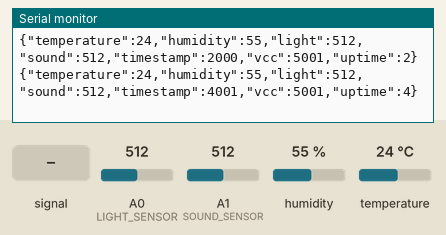
Bench run of a sketch on a simulated ATtiny85, built with avr-gcc and run on an emulated ATtiny85. Shown: the last lines printed to the serial monitor. Inputs (shaded band) come from the test bench; at power-on: humidity 55 %, A0 (LIGHT_SENSOR) = 512, A1 (SOUND_SENSOR) = 512, temperature 24 °C.

Above: at 4.8 s.
4.9 s: A1 (SOUND_SENSOR) fed a 200 Hz sine of ±81 counts around its level
At 7.0 s:
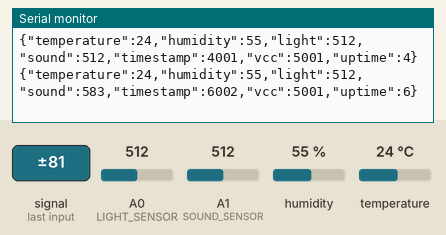
7.9 s: humidity set to 22 %
At 9.0 s:
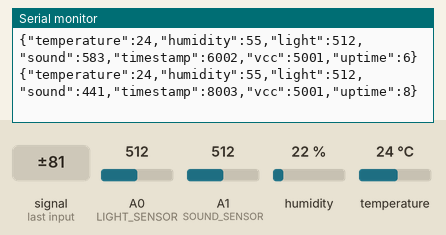
10.9 s: A0 (LIGHT_SENSOR) set to 716
At 13.3 s:
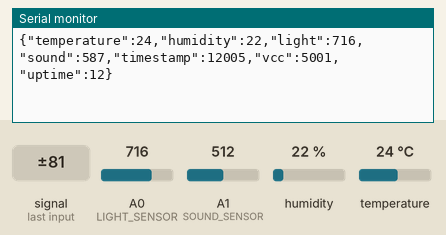
13.9 s: A1 (SOUND_SENSOR) set to 716
At 14.5 s:
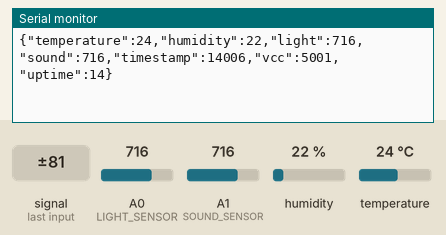
16.9 s: temperature set to 12 °C
At 18.8 s:
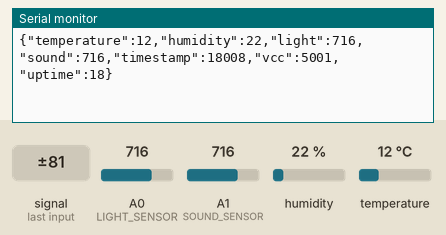
19.9 s: A1 (SOUND_SENSOR) fed a 1000 Hz sine of ±255 counts around its level
At 20.7 s:
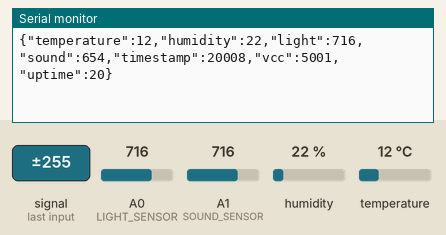
Timing chart, 0 to 22.9 s (numbered marks = the images above; inputs shaded):
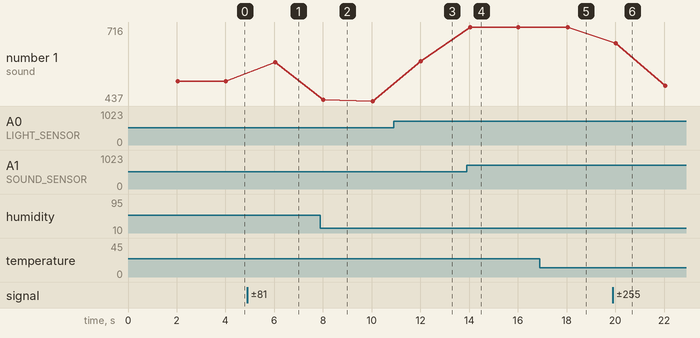

Measured:
- after the input at 4.9 s, the serial monitor: prints a new line after 1.1 s (image 1)
- after the input at 10.9 s, the serial monitor: prints a new line after 1.1 s (image 3)
- after the input at 13.9 s, the serial monitor: prints a new line after 0.15 s (image 4)
- after the input at 16.9 s, the serial monitor: prints a new line after 1.1 s (image 5)
- after the input at 19.9 s, the serial monitor: prints a new line after 0.12 s (image 6)
- plotted number 1: 512 → 583 after the input at 4.9 s, 716 → 495 after the input at 19.9 s

The sketch:

smart_enviro_monitoring_sys_copy_20241024163540.ino
```cpp
#include <DHT.h>
#include <ArduinoJson.h>  // Add ArduinoJson library for better JSON handling

// Sensor configuration for Grove ports
#define DHT_PORT 2          // Connect DHT sensor to Digital port D2
#define LIGHT_SENSOR A0     // Connect Light sensor to Analog port A0
#define SOUND_SENSOR A1     // Connect Sound sensor to Analog port A1
#define SAMPLE_INTERVAL 2000 // Sampling interval in milliseconds

// Initialize the DHT sensor (DHT11 or DHT22)
DHT dht(DHT_PORT, DHT11);  // Adjust to DHT22 if needed

// Buffer for JSON document
StaticJsonDocument<200> doc;

void setup() {
  Serial.begin(9600);  // Start serial communication
  while (!Serial) {    // Wait for serial connection
    delay(10);
  }

  dht.begin();         // Initialize DHT sensor

  // Initialize analog pins
  pinMode(LIGHT_SENSOR, INPUT);
  pinMode(SOUND_SENSOR, INPUT);

  // Send initial status message
  Serial.println(F("{\"status\":\"Environmental monitoring system initialized\"}"));
}

void loop() {
  static unsigned long lastReadTime = 0;
  unsigned long currentTime = millis();

  // Check if it's time to take a new reading
  if (currentTime - lastReadTime >= SAMPLE_INTERVAL) {
    readAndSendSensorData();
    lastReadTime = currentTime;
  }
}

void readAndSendSensorData() {
  // Get current timestamp
  unsigned long currentTime = millis();  // Add this line

  // Read all sensors
  float temperature = dht.readTemperature();
  float humidity = dht.readHumidity();
  int lightLevel = analogRead(LIGHT_SENSOR);
  int soundLevel = analogRead(SOUND_SENSOR);

  // Clear previous JSON document
  doc.clear();

  // Check for DHT sensor errors
  if (isnan(temperature) || isnan(humidity)) {
    doc["error"] = F("Failed to read from DHT sensor");
  } else {
    // Add sensor readings to JSON document
    doc["temperature"] = roundToDecimal(temperature, 1);
    doc["humidity"] = roundToDecimal(humidity, 1);
    doc["light"] = lightLevel;
    doc["sound"] = soundLevel;
    doc["timestamp"] = currentTime;  // Now currentTime is defined
  }

  // Add status information
  doc["vcc"] = readVcc();
  doc["uptime"] = currentTime / 1000;  // Convert to seconds

  // Send the JSON data
  serializeJson(doc, Serial);
  Serial.println();
}

// Helper function to round floating point numbers
float roundToDecimal(float value, int decimals) {
  float multiplier = pow(10.0, decimals);
  return round(value * multiplier) / multiplier;
}

// Function to read system voltage
long readVcc() {
  #if defined(__AVR_ATmega32U4__) || defined(__AVR_ATmega1280__) || defined(__AVR_ATmega2560__)
    ADMUX = _BV(REFS0) | _BV(MUX4) | _BV(MUX3) | _BV(MUX2) | _BV(MUX1);
  #elif defined (__AVR_ATtiny24__) || defined(__AVR_ATtiny44__) || defined(__AVR_ATtiny84__)
    ADMUX = _BV(MUX5) | _BV(MUX0);
  #elif defined (__AVR_ATtiny25__) || defined(__AVR_ATtiny45__) || defined(__AVR_ATtiny85__)
    ADMUX = _BV(MUX3) | _BV(MUX2);
  #else
    ADMUX = _BV(REFS0) | _BV(MUX3) | _BV(MUX2) | _BV(MUX1);
  #endif

  delay(2); // Wait for Vref to settle
  ADCSRA |= _BV(ADSC); // Start conversion
  while (bit_is_set(ADCSRA,ADSC)); // Wait for conversion to complete

  uint8_t low  = ADCL; // must read ADCL first - it then locks ADCH
  uint8_t high = ADCH; // unlocks both

  long result = (high<<8) | low;

  result = 1125300L / result; // Calculate Vcc (in mV); 1125300 = 1.1*1023*1000
  return result; // Vcc in millivolts
}
```
